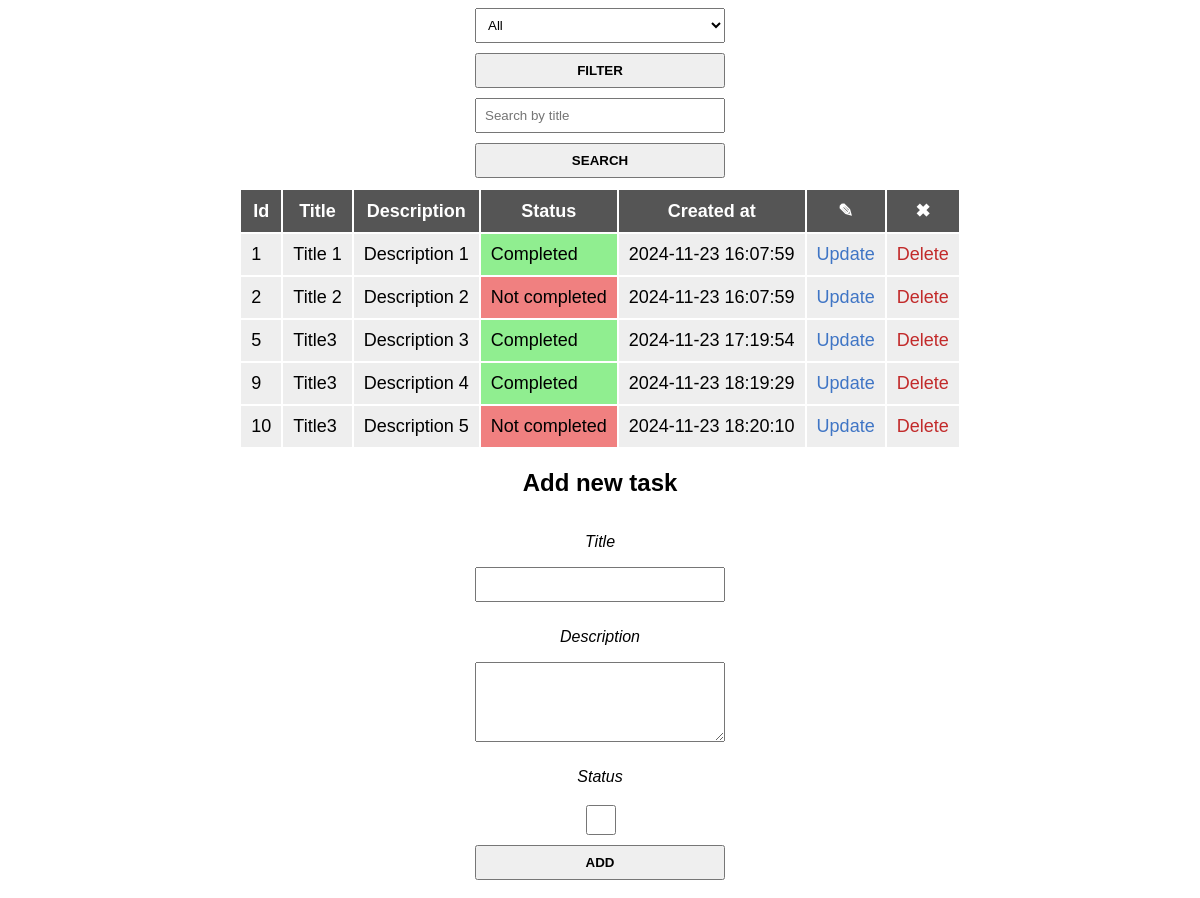
The page / on the database its author committed.
### tables this page shows
CREATE TABLE `tasks` (
  `id` int NOT NULL,
  `title` varchar(255) DEFAULT NULL,
  `description` text,
  `status` tinyint DEFAULT NULL,
  `created_at` timestamp NOT NULL DEFAULT CURRENT_TIMESTAMP
);

### index.php (the view, shortened to what this page needs)
<?php
    require_once 'config/connect.php';
    $stmt = $pdo->query("SELECT * FROM tasks");
    $table = $stmt->fetchAll(PDO::FETCH_ASSOC);
    $statusFilter = isset($_GET['status']) ? $_GET['status'] : '';
    $searchQuery = isset($_GET['search']) ? trim($_GET['search']) : '';
    $filteredTable = array_filter($table, function ($item) use ($statusFilter, $searchQuery) {
        $statusMatch = $statusFilter === '' || $item['status'] == $statusFilter;
        $searchMatch = $searchQuery === '' || stripos($item['title'], $searchQuery) !== false;
        return $statusMatch && $searchMatch;
    });
?>
<!DOCTYPE html>
<html lang="en">
<head>
    <link rel="stylesheet" href="css/style.css">
</head>
<body>
    <form action="index.php" method="get">
        <select name="status">
            <option value="">All</option>
        </select>
        <button type="submit">Filter</button>
    </form>
    <form action="index.php" method="get">
        <input type="text" name="search" placeholder="Search by title" value="<?php echo isset($_GET['search']) ? htmlspecialchars($_GET['search']) : ''; ?>">
        <button type="submit">Search</button>
    </form>
    <table>
        <tr>
            <th>Id</th>
            <th>Title</th>
            <th>Description</th>
            <th>Status</th>
            <th>Created at</th>
            <th>&#9998;</th>
            <th>&#10006;</th>
        </tr>
        <?php
            foreach ($filteredTable as $item) {
        ?>
                <tr>
                    <td><?php echo $item['id']; ?></td>
                    <td><?php echo htmlspecialchars($item['title']); ?></td>
                    <td><?php echo htmlspecialchars($item['description']); ?></td>
                    <td class="<?php echo $item['status'] == 1 ? 'completed' : 'not-completed'; ?>">
                        <?php
                            if ($item['status'] == 1) {
                                echo 'Completed';
                            } else {
                                echo 'Not completed';
                            }
                        ?>
                    </td>
                    <td><?php echo $item['created_at']; ?></td>
                    <td><a href="update.php?id=<?php echo $item['id']; ?>">Update</a></td>
                    <td>
                        <a href="vendor/delete.php?id=<?php echo $item['id']; ?>"
                        onclick="return confirm('Are you sure you want to remove this item?');">
                        Delete
                        </a>
                    </td>
                </tr>
        <?php
            }
        ?>
    </table>
    <h2>Add new task</h2>
    <form action="vendor/create.php" method="post">
        <p>Title</p>
        <input type="text" name="title" required>
        <p>Description</p>
        <textarea name="description"></textarea>
        <p>Status</p>
        <input type='checkbox' name="status">
        <button type="submit">Add</button>
    </form>
</body>
</html>

### css/style.css (style rules this page uses)
* { font-family: sans-serif; box-sizing: border-box; }
h2 { text-align: center; }
form { display: flex; flex-direction: column; align-items: center; }
table { margin: 0 auto; }
th, td { font-size: 18px; padding: 10px; }
th { background: #555; color: #fff; }
td { background: #eee; }
td.completed { background: lightgreen; }
td.not-completed { background: lightcoral; }
a { text-decoration: none; transition: 0.2s ease; color: #3f75c5; }
td:nth-child(7) > a { color: #c22a2a; }
p { font-style: italic; }
input, textarea, button, select { padding: 8px; display: block; min-height: 30px; width: 250px; margin-bottom: 10px; }
textarea { resize: vertical; height: 80px; }
button { text-transform: uppercase; font-weight: bold; cursor: pointer; }

### rows shown on the page
tasks: id "1", title "Title 1", description "Description 1", status "Completed", created_at "2024-11-23 16:07:59"
tasks: id "2", title "Title 2", description "Description 2", status "Not completed", created_at "2024-11-23 16:07:59"
tasks: id "5", title "Title3", description "Description 3", status "Completed", created_at "2024-11-23 17:19:54"
tasks: id "9", title "Title3", description "Description 4", status "Completed", created_at "2024-11-23 18:19:29"
tasks: id "10", title "Title3", description "Description 5", status "Not completed", created_at "2024-11-23 18:20:10"
